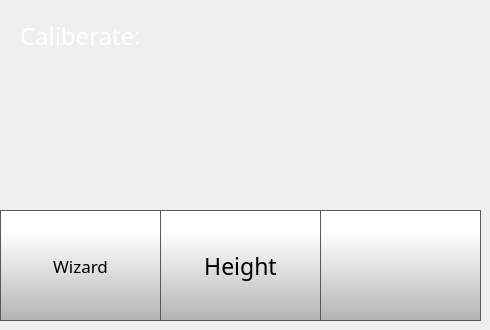
    <widget class="QWidget" name="caliberatePage">
     <widget class="QLabel" name="caliberateLabel">
      <property name="geometry">
       <rect>
        <x>20</x>
        <y>20</y>
        <width>231</width>
        <height>31</height>
       </rect>
      </property>
      <property name="font">
       <font>
        <family>Gotham</family>
        <pointsize>18</pointsize>
        <weight>50</weight>
        <bold>false</bold>
       </font>
      </property>
      <property name="styleSheet">
       <string notr="true">color: rgb(255, 255, 255);</string>
      </property>
      <property name="text">
       <string>Caliberate:</string>
      </property>
     </widget>
     <widget class="QPushButton" name="caliberateBackButton">
      <property name="geometry">
       <rect>
        <x>320</x>
        <y>210</y>
        <width>161</width>
        <height>111</height>
       </rect>
      </property>
      <property name="minimumSize">
       <size>
        <width>0</width>
        <height>0</height>
       </size>
      </property>
      <property name="font">
       <font>
        <family>Gotham Light</family>
        <pointsize>9</pointsize>
       </font>
      </property>
      <property name="styleSheet">
       <string notr="true">QPushButton {
     border: 1px solid rgb(87, 87, 87);
	background-color: qlineargradient(spread:pad, x1:0, y1:1, x2:0, y2:0.188, stop:0 rgba(180, 180, 180, 255), stop:1 rgba(255, 255, 255, 255));


}

QPushButton:pressed {
    background-color: qlineargradient(x1: 0, y1: 0, x2: 0, y2: 1,
                                      stop: 0 #dadbde, stop: 1 #f6f7fa);
}

QPushButton:flat {
    border: none; /* no border for a flat push button */
}

QPushButton:default {
    border-color: navy; /* make the default button prominent */
}</string>
      </property>
      <property name="text">
       <string/>
      </property>
      <property name="icon">
       <iconset>
        <normaloff>templates/img/arrows-4.png</normaloff>templates/img/arrows-4.png</iconset>
      </property>
      <property name="iconSize">
       <size>
        <width>50</width>
        <height>50</height>
       </size>
      </property>
      <property name="checkable">
       <bool>false</bool>
      </property>
      <property name="autoDefault">
       <bool>false</bool>
      </property>
      <property name="default">
       <bool>false</bool>
      </property>
      <property name="flat">
       <bool>false</bool>
      </property>
     </widget>
     <widget class="QToolButton" name="nozzleOffsetButton">
      <property name="geometry">
       <rect>
        <x>160</x>
        <y>210</y>
        <width>161</width>
        <height>111</height>
       </rect>
      </property>
      <property name="font">
       <font>
        <family>Gotham</family>
        <pointsize>17</pointsize>
       </font>
      </property>
      <property name="styleSheet">
       <string notr="true">QToolButton {

     border: 1px solid rgb(87, 87, 87);
	background-color: qlineargradient(spread:pad, x1:0, y1:1, x2:0, y2:0.188, stop:0 rgba(180, 180, 180, 255), stop:1 rgba(255, 255, 255, 255));



}

QToolButton:pressed {
    background-color: qlineargradient(x1: 0, y1: 0, x2: 0, y2: 1,
                                      stop: 0 #dadbde, stop: 1 #f6f7fa);
}

QToolButton:flat {
    border: none; /* no border for a flat push button */
}

QToolButton:default {
    border-color: navy; /* make the default button prominent */
}

QToolButton:focus {
	outline: none;
}</string>
      </property>
      <property name="text">
       <string>Height</string>
      </property>
      <property name="icon">
       <iconset>
        <normaloff>templates/img/Nozzle Offset Icon.png</normaloff>templates/img/Nozzle Offset Icon.png</iconset>
      </property>
      <property name="iconSize">
       <size>
        <width>70</width>
        <height>70</height>
       </size>
      </property>
      <property name="toolButtonStyle">
       <enum>Qt::ToolButtonTextUnderIcon</enum>
      </property>
     </widget>
     <widget class="QToolButton" name="caliberationWizardButton">
      <property name="geometry">
       <rect>
        <x>0</x>
        <y>210</y>
        <width>161</width>
        <height>111</height>
       </rect>
      </property>
      <property name="font">
       <font>
        <family>Gotham</family>
        <pointsize>13</pointsize>
       </font>
      </property>
      <property name="styleSheet">
       <string notr="true">QToolButton {
     border: 1px solid rgb(87, 87, 87);
	background-color: qlineargradient(spread:pad, x1:0, y1:1, x2:0, y2:0.188, stop:0 rgba(180, 180, 180, 255), stop:1 rgba(255, 255, 255, 255));


}

QToolButton:pressed {
    background-color: qlineargradient(x1: 0, y1: 0, x2: 0, y2: 1,
                                      stop: 0 #dadbde, stop: 1 #f6f7fa);
}

QToolButton:flat {
    border: none; /* no border for a flat push button */
}

QToolButton:default {
    border-color: navy; /* make the default button prominent */
}

QToolButton:focus {
	outline: none;
}</string>
      </property>
      <property name="text">
       <string>Wizard</string>
      </property>
      <property name="icon">
       <iconset>
        <normaloff>templates/img/magic-wand.png</normaloff>templates/img/magic-wand.png</iconset>
      </property>
      <property name="iconSize">
       <size>
        <width>60</width>
        <height>60</height>
       </size>
      </property>
      <property name="toolButtonStyle">
       <enum>Qt::ToolButtonTextUnderIcon</enum>
      </property>
     </widget>
    </widget>
